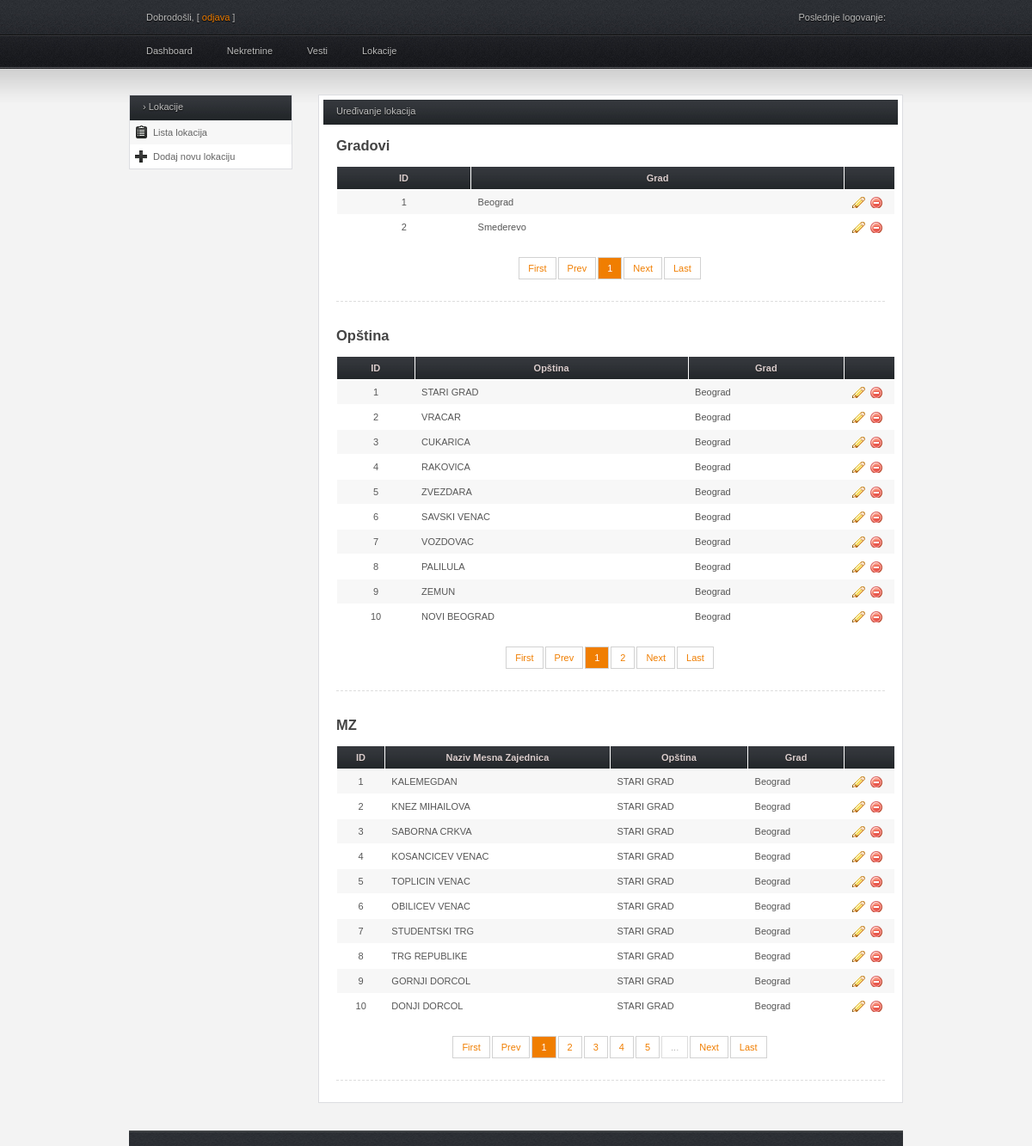
The page /admin/lokacije_lista.php (signed in) on the database its author committed.
### tables this page shows
CREATE TABLE IF NOT EXISTS `gradovi` (
  `id_grad` int(11) NOT NULL AUTO_INCREMENT,
  `naziv` varchar(30) NOT NULL,
  PRIMARY KEY (`id_grad`)
);

CREATE TABLE IF NOT EXISTS `opstine` (
  `id_opstina` int(11) NOT NULL AUTO_INCREMENT,
  `id_grad` int(11) NOT NULL,
  `naziv` varchar(30) NOT NULL,
  PRIMARY KEY (`id_opstina`),
  KEY `id_grad` (`id_grad`)
);

CREATE TABLE IF NOT EXISTS `mz` (
  `id_mz` int(11) NOT NULL AUTO_INCREMENT,
  `id_opstine` int(11) NOT NULL,
  `naziv` varchar(30) NOT NULL,
  PRIMARY KEY (`id_mz`),
  KEY `id_opstine` (`id_opstine`)
);

### admin/lokacije_lista.php (the view, shortened to what this page needs)
<!DOCTYPE html PUBLIC "-//W3C//DTD XHTML 1.0 Transitional//EN" "http://www.w3.org/TR/xhtml1/DTD/xhtml1-transitional.dtd">
<html>
    <head>
        <?php include_once './include/head.php'; ?>
    </head>
    <body>
        <div class="wrap">
            <?php include_once './include/header.php'; ?>
            <div id="content">
                <?php include_once './include/sidebar.php'; ?>
                <div id="main">
                    <div class="full_w">
                        <div class="h_title">Uređivanje lokacija</div>
                        <h2>Gradovi</h2>
						<div id="gradovi-p">
							<table>
								<thead>
									<tr>
										<th scope="col">ID</th>
										<th scope="col">Grad</th>
										<th scope="col" style="width: 44px;"></th>
									</tr>
								</thead>
								<tbody class="content">
									<?php
									include './logic/common.php';
									$query = 'select gradovi.id_grad as ID_grad, gradovi.naziv as Grad
										from gradovi';
									try {
										$stmt = $db->prepare($query);
										$result = $stmt->execute();
									} catch (PDOException $ex) {
										die("Failed to run query: " . $ex->getMessage());
									}
									while (($row = $stmt->fetch()) != NULL) {
										echo '
												<tr>
													<td class="align-center">' .
										$row['ID_grad']
										. '</td>
													<td>' .
										$row['Grad']
										. '</td>
													<td>
														<a href="#" class="table-icon edit" title="Edit"></a>
														<a href="#" class="table-icon delete" title="Delete"></a>
													</td>
												</tr>
												';
									}
									?>
								</tbody>
							</table>
								<div class="page_navigation pagination"></div>
							</div>
                        <div class="entry">
                            <div class="sep"></div>
                        </div>
                        <h2>Opština</h2>
						<div id="opstine-p">
                        <table>
                            <thead>
                                <tr>
                                    <th scope="col">ID</th>
                                    <th scope="col">Opština</th>
                                    <th scope="col">Grad</th>
                                    <th scope="col" style="width: 44px;"></th>
                                </tr>
                            </thead>
                            <tbody class="content">
                                <?php
                                $query = 'select opstine.id_opstina as ID_opstina, opstine.naziv as Opstina,
                                    gradovi.naziv as Grad
                                from gradovi inner join opstine on opstine.id_grad = gradovi.id_grad';
                                try {
                                    $stmt = $db->prepare($query);
                                    $result = $stmt->execute();
                                } catch (PDOException $ex) {
                                    die("Failed to run query: " . $ex->getMessage());
                                }
                                while (($row = $stmt->fetch()) != NULL) {
                                    echo '
                                        <tr>
                                            <td class="align-center">' .
                                    $row['ID_opstina']
                                    . '</td>
                                            <td>' .
                                    $row['Opstina']
                                    . '</td>
                                        <td>' .
                                    $row['Grad']
                                    . '</td>
                                            <td>
                                                <a href="#" class="table-icon edit" title="Edit"></a>
                                                <a href="#" class="table-icon delete" title="Delete"></a>
                                            </td>
                                        </tr>
                                        ';
                                }
                                ?>
                            </tbody>
                        </table>
							<div class="page_navigation pagination"></div>
						</div>
                        <div class="entry">
                            <div class="sep"></div>
                        </div>
                        <h2>MZ</h2>
						<div id="mz-p">
							<table>
								<thead>
									<tr>
										<th scope="col">ID</th>
										<th scope="col">Naziv Mesna Zajednica</th>
										<th scope="col">Opština</th>
										<th scope="col">Grad</th>
										<th scope="col" style="width: 44px;"></th>
									</tr>
								</thead>
								<tbody class="content">
									<?php
									$query = 'select
										mz.naziv as MZ, mz.id_mz as ID_MZ,
										opstine.naziv as Opstina,
										gradovi.naziv as Grad
										from gradovi inner join opstine on opstine.id_grad = gradovi.id_grad inner join mz on mz.id_opstine = opstine.id_opstina';
									try {
										$stmt = $db->prepare($query);
										$result = $stmt->execute();
									} catch (PDOException $ex) {
										die("Failed to run query: " . $ex->getMessage());
									}
									while (($row = $stmt->fetch()) != NULL) {
										echo '
											<tr>
												<td class="align-center">' .
										$row['ID_MZ']
										. '</td>
												<td>' .
										$row['MZ']
										. '</td>
												<td>' .
										$row['Opstina']
										. '</td>
											<td>' .
										$row['Grad']
										. '</td>
												<td>
													<a href="#" class="table-icon edit" title="Edit"></a>
													<a href="#" class="table-icon delete" title="Delete"></a>
												</td>
											</tr>
											';
									}
									?>
								</tbody>
							</table>
							<div class="page_navigation pagination"></div>
						</div>
						<div class="entry">
                            <div class="sep"></div>
                        </div>
                    </div>
                </div>
            </div>
            <div id="footer">
            </div>
        </div>
    </body>
</html>

### admin/css/style.css (style rules this page uses)
* { margin: 0; padding: 0; }
body { background: #f3f3f3 url(../img/bg_top.jpg) repeat-x; color: #bebebe; font-family: Tahoma, Arial, Helvetica, sans-serif; font-size: 11px; margin: 0; }
h1, h2, h3, h4 { font-family: Arial, sans-serif; color: #444444; }
a { text-decoration: none; }
.wrap { margin: 0 auto; width: 900px; }
#content { margin: 30px 0 30px 0; }
#content tr:nth-child(even) { background: #ffffff; }
#content tr:nth-child(odd) { background: #f7f7f7; }
#content #main { float: right; margin: 0 0 12px 0; width: 680px; }
#content #main a { color: #f07e01; }
#main .full_w { background: #ffffff; border: 1px solid #DCDDE1; color: #848484; margin: 0 0 20px 0; padding: 5px; }
#main .full_w .h_title, #main .half_w .h_title { background: url(../img/bg_box_head.jpg) repeat-x; color: #bebebe; font-size: 11px; font-weight: normal; height: 22px; padding: 7px 0 0 15px; text-shadow: #0E0E0E 0px 1px 1px; }
#main .full_w a { color: #f07e01; }
#main .full_w h1, #main .full_w h2, #main .full_w h3 { margin: 15px 15px 5px 15px; }
table { border-collapse: collapse; margin: 15px; width: 650px; }
table th { background: url(../img/bg_box_head.jpg) repeat-x; color: #DACDCD; border-left: 1px solid #ffffff; border-right: 1px solid #ffffff; font-size: 11px; font-weight: bold; padding: 7px; text-shadow: 0px 1px #242424; }
table tr { border-left: 1px solid #ffffff; border-right: 1px solid #ffffff; }
table td { border-bottom: 1px solid #ffffff; border-top: 1px solid #ffffff; color: #565656; padding: 8px; }
.table-icon { padding: 1px 8px; margin-right: 5px; }
.edit.table-icon { background: url(../img/i_edit.png) no-repeat; }
.delete.table-icon { background: url(../img/i_delete.png) no-repeat; }
.pagination { margin: 5px auto; padding: 12px 0; text-align: center; }
#footer { background: url(../img/bg_top.jpg) repeat-x top center; border-top: 2px solid #404345; color: #939393; float: left; margin: 0 auto; padding: 8px 20px; text-shadow: #111111 0px 1px 1px; width: 860px; }
.entry { color: #444; margin: 5px 0; padding: 5px 15px; text-shadow: 0px 1px #ffffff; }
.sep { border-bottom: 1px dashed #DDDDDD; margin: 10px 0; }
.align-center { text-align: center; }

### rows shown on the page
gradovi: id_grad "1", naziv "Beograd", mz.id_mz "1", mz.naziv "KALEMEGDAN", opstine.naziv "STARI GRAD", mz.id_mz "2", mz.naziv "KNEZ MIHAILOVA", mz.id_mz "3", mz.naziv "SABORNA CRKVA", mz.id_mz "4", mz.naziv "KOSANCICEV VENAC", mz.id_mz "5", mz.naziv "TOPLICIN VENAC", mz.id_mz "6", mz.naziv "OBILICEV VENAC", mz.id_mz "7", mz.naziv "STUDENTSKI TRG", mz.id_mz "8", mz.naziv "TRG REPUBLIKE", mz.id_mz "9", mz.naziv "GORNJI DORCOL", mz.id_mz "10", mz.naziv "DONJI DORCOL"
gradovi: id_grad "2", naziv "Smederevo"
opstine: id_opstina "1", naziv "STARI GRAD", id_grad.naziv "Beograd"
opstine: id_opstina "2", naziv "VRACAR", id_grad.naziv "Beograd"
opstine: id_opstina "3", naziv "CUKARICA", id_grad.naziv "Beograd"
opstine: id_opstina "4", naziv "RAKOVICA", id_grad.naziv "Beograd"
opstine: id_opstina "5", naziv "ZVEZDARA", id_grad.naziv "Beograd"
opstine: id_opstina "6", naziv "SAVSKI VENAC", id_grad.naziv "Beograd"
opstine: id_opstina "7", naziv "VOZDOVAC", id_grad.naziv "Beograd"
opstine: id_opstina "8", naziv "PALILULA", id_grad.naziv "Beograd"
opstine: id_opstina "9", naziv "ZEMUN", id_grad.naziv "Beograd"
opstine: id_opstina "10", naziv "NOVI BEOGRAD", id_grad.naziv "Beograd"
